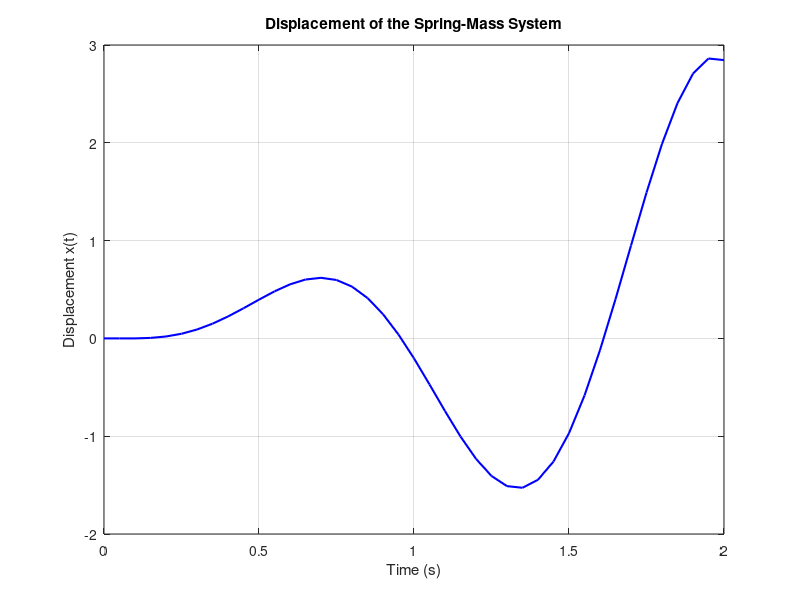

This chart was generated by the following MATLAB code:
T = 2;          
M = 40;       
h = T / M;     
t = 0:h:T;    
% 初始化变量
x1 = zeros(1, M+1);  % x(t)
x2 = zeros(1, M+1);  % x'(t)
% 初始条件
x1(1) = 0;      % x(0) = 0
x2(1) = 0;      % x'(0) = 0
% 欧拉方法迭代
for n = 1:M
    x1(n+1) = x1(n) + h * x2(n);  
    x2(n+1) = x2(n) + h * (8 * sin(5 * t(n)) - 25 * x1(n));  
end


% 绘制结果
figure;
plot(t, x1, 'b-', 'LineWidth', 1.5);
xlabel('Time (s)');
ylabel('Displacement x(t)');
title('Displacement of the Spring-Mass System');
grid on;
